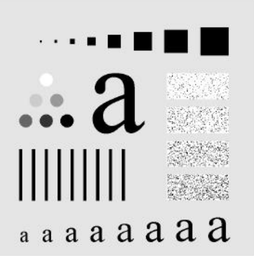
#> input picture 04_filtros_dominio_frecuencia/test-letter.png, 254 x 256 px, shrunk from 745 x 752 before the run
$ python punto_3.py
#> lines starting #> are read from the running program, lines starting #| are printed output that depends on the picture
### 04_filtros_dominio_frecuencia/punto_2.py
import cv2 as cv
import matplotlib.pyplot as plt
from typing import Callable as callable
import numpy as np


def get_distance(x1: float, y1: float, x2: float, y2: float) -> float:
    return np.sqrt((y2 - y1) ** 2 + (x2 - x1) ** 2)


def filter_comparator_gaussian(
    x_center: int, y_center: int, x: int, y: int, r: int, _: int
) -> float:
    return np.exp(-(get_distance(x_center, y_center, x, y) ** 2) / (2 * r**2))


def filter_comparator_ideal(
    x_center: int, y_center: int, x: int, y: int, r: int, _: int
) -> bool:
    return get_distance(x, y, x_center, y_center) <= r


def filter_comparator_butterworth(
    x_center: int, y_center: int, x: int, y: int, r: int, n: int
) -> float:
    return 1 / (1 + (get_distance(x, y, x_center, y_center) / r) ** (2 * n))


# [48 lines left out: functions low_pass_filter, main, not called in this run]


# [2 lines that do not run on import are left out]

### 04_filtros_dominio_frecuencia/punto_3.py
import cv2 as cv
import matplotlib.pyplot as plt
from typing import Callable as callable
import numpy as np
from punto_2 import (
    filter_comparator_ideal,
    filter_comparator_gaussian,
    filter_comparator_butterworth,
)


def high_pass_filter(
    image: np.ndarray,
    r: int,
    comparator: callable[[int, int, int, int, int, int], bool | float],
    order: int = 0,
) -> np.ndarray:
    image_dft: np.ndarray = np.fft.fft2(image)
    dft_shift: np.ndarray = np.fft.fftshift(image_dft)

    height, width = dft_shift.shape
    x_center, y_center = int(height / 2), int(width / 2)

    for x in range(height):
        for y in range(width):
            dft_shift[x][y] *= 1 - comparator(x_center, y_center, x, y, r, order)

    idft_shift: np.ndarray = np.fft.ifftshift(dft_shift)
    image_filtered: np.ndarray = np.fft.ifft2(idft_shift)
    image_filtered = abs(image_filtered)

    return image_filtered


def main() -> None:
    image_original: np.ndarray = cv.imread("test-letter.png", 0)
#> image_original is the input picture: shape (256, 254); min 0, max 255, mean 206.6
    image_ideal: np.ndarray = high_pass_filter(
        image_original, 30, filter_comparator_ideal
    )
#> in high_pass_filter, `image_filtered = abs(image_filtered)`:
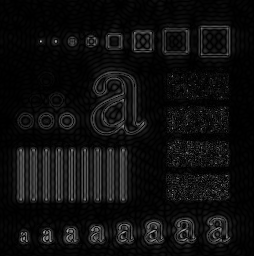
#> image_filtered: shape (256, 254) float64; min 4.3e-05, max 197.7, mean 14.9
    image_butterworth: np.ndarray = high_pass_filter(
        image_original, 30, filter_comparator_butterworth, order=10
    )
    image_gaussian: np.ndarray = high_pass_filter(
        image_original, 30, filter_comparator_gaussian
    )
#> call 3 of high_pass_filter, with r = 30, order = 0
#> in high_pass_filter (call 3), `image_filtered = abs(image_filtered)`:
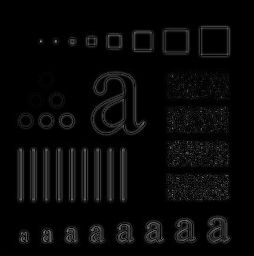
#> image_filtered: shape (256, 254) float64; min 1.35e-09, max 167, mean 8.5

    plt.subplot(2, 2, 1)
    plt.imshow(image_original, cmap="gray")

    plt.subplot(2, 2, 2)
    plt.imshow(image_ideal, cmap="gray")

    plt.subplot(2, 2, 3)
    plt.imshow(image_butterworth, cmap="gray")

    plt.subplot(2, 2, 4)
    plt.imshow(image_gaussian, cmap="gray")

    plt.show()
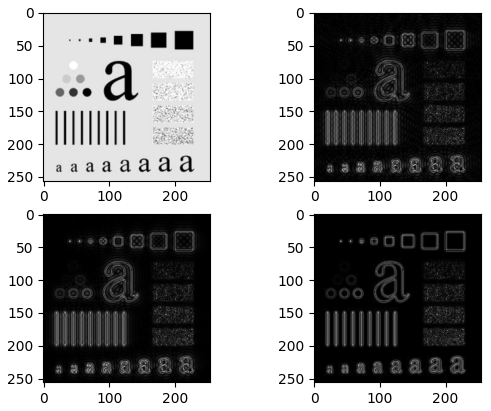
#> figure drawn by matplotlib, 4 panels


if __name__ == "__main__":
    main()
